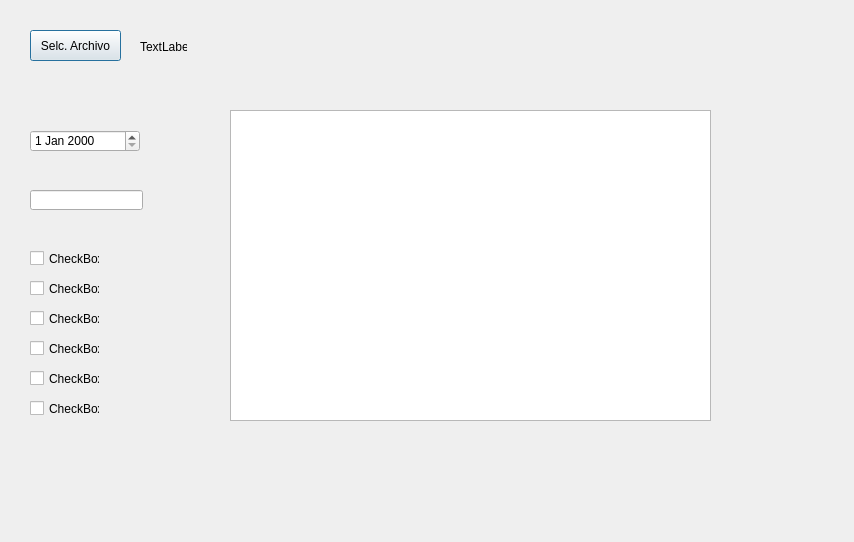
<?xml version="1.0" encoding="UTF-8"?>
<ui version="4.0">
 <class>Dialog</class>
 <widget class="QDialog" name="Dialog">
  <property name="geometry">
   <rect>
    <x>0</x>
    <y>0</y>
    <width>854</width>
    <height>542</height>
   </rect>
  </property>
  <property name="windowTitle">
   <string>Dialog</string>
  </property>
  <widget class="QPushButton" name="selFile">
   <property name="geometry">
    <rect>
     <x>30</x>
     <y>30</y>
     <width>91</width>
     <height>31</height>
    </rect>
   </property>
   <property name="text">
    <string>Selc. Archivo</string>
   </property>
  </widget>
  <widget class="QListView" name="listView">
   <property name="geometry">
    <rect>
     <x>230</x>
     <y>110</y>
     <width>481</width>
     <height>311</height>
    </rect>
   </property>
  </widget>
  <widget class="QLabel" name="label">
   <property name="geometry">
    <rect>
     <x>140</x>
     <y>40</y>
     <width>47</width>
     <height>13</height>
    </rect>
   </property>
   <property name="text">
    <string>TextLabel</string>
   </property>
  </widget>
  <widget class="QCheckBox" name="checkBox">
   <property name="geometry">
    <rect>
     <x>30</x>
     <y>250</y>
     <width>70</width>
     <height>17</height>
    </rect>
   </property>
   <property name="text">
    <string>CheckBox</string>
   </property>
  </widget>
  <widget class="QCheckBox" name="checkBox_2">
   <property name="geometry">
    <rect>
     <x>30</x>
     <y>280</y>
     <width>70</width>
     <height>17</height>
    </rect>
   </property>
   <property name="text">
    <string>CheckBox</string>
   </property>
  </widget>
  <widget class="QCheckBox" name="checkBox_3">
   <property name="geometry">
    <rect>
     <x>30</x>
     <y>310</y>
     <width>70</width>
     <height>17</height>
    </rect>
   </property>
   <property name="text">
    <string>CheckBox</string>
   </property>
  </widget>
  <widget class="QDateEdit" name="dateEdit">
   <property name="geometry">
    <rect>
     <x>30</x>
     <y>130</y>
     <width>110</width>
     <height>22</height>
    </rect>
   </property>
  </widget>
  <widget class="QCheckBox" name="checkBox_4">
   <property name="geometry">
    <rect>
     <x>30</x>
     <y>370</y>
     <width>70</width>
     <height>17</height>
    </rect>
   </property>
   <property name="text">
    <string>CheckBox</string>
   </property>
  </widget>
  <widget class="QCheckBox" name="checkBox_5">
   <property name="geometry">
    <rect>
     <x>30</x>
     <y>340</y>
     <width>70</width>
     <height>17</height>
    </rect>
   </property>
   <property name="text">
    <string>CheckBox</string>
   </property>
  </widget>
  <widget class="QCheckBox" name="checkBox_6">
   <property name="geometry">
    <rect>
     <x>30</x>
     <y>400</y>
     <width>70</width>
     <height>17</height>
    </rect>
   </property>
   <property name="text">
    <string>CheckBox</string>
   </property>
  </widget>
  <widget class="QLineEdit" name="lineEdit">
   <property name="geometry">
    <rect>
     <x>30</x>
     <y>190</y>
     <width>113</width>
     <height>20</height>
    </rect>
   </property>
  </widget>
 </widget>
 <resources/>
 <connections/>
</ui>
